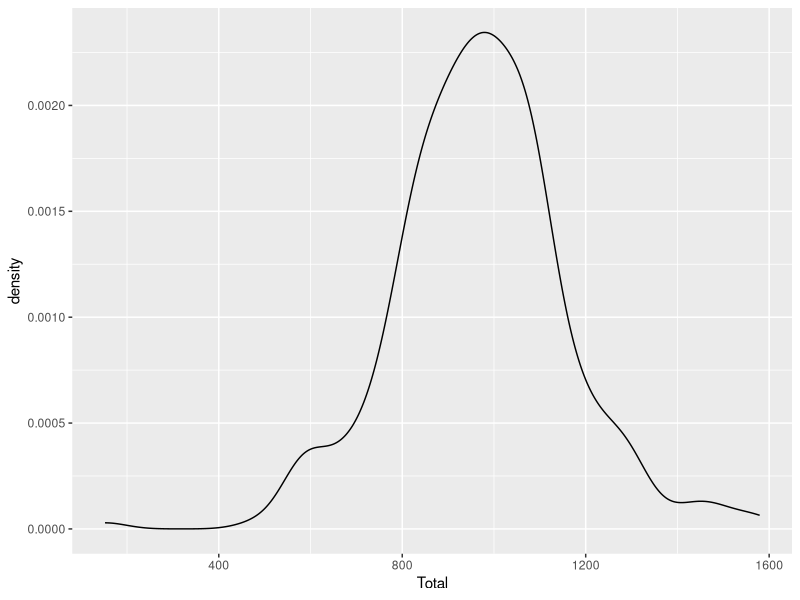
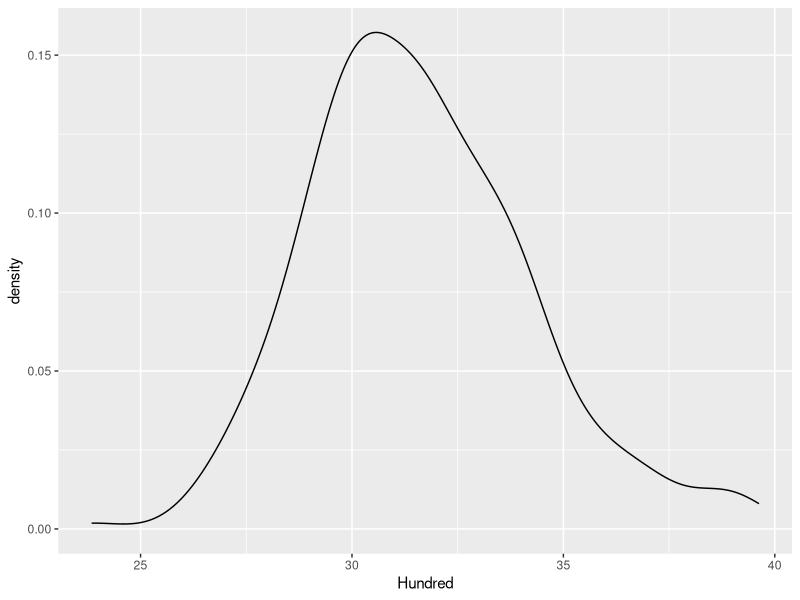
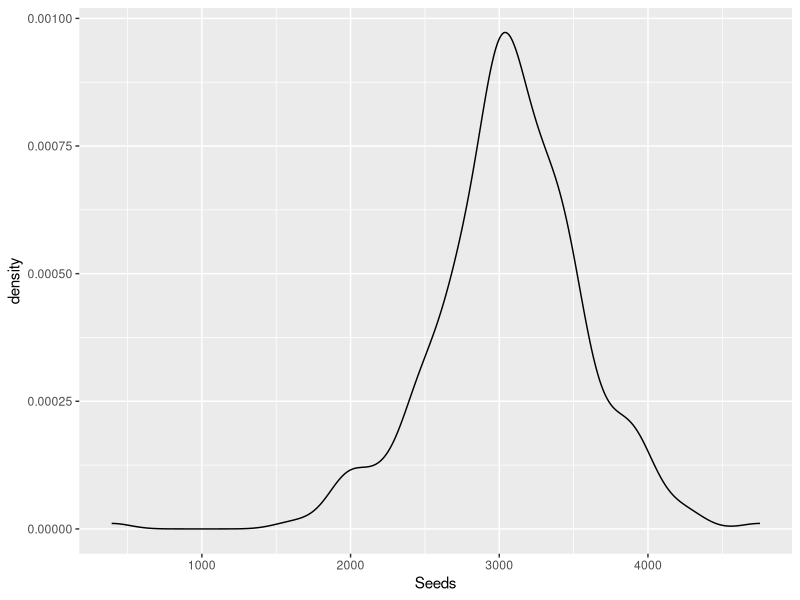
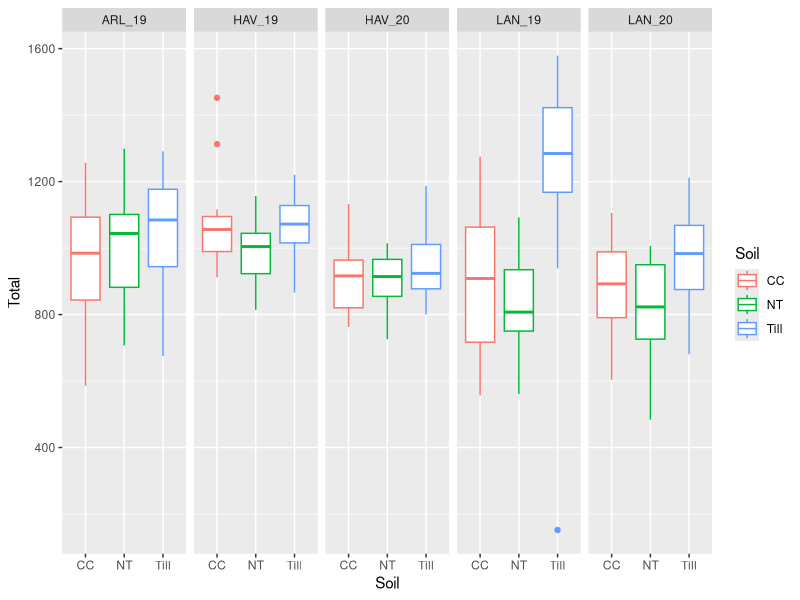
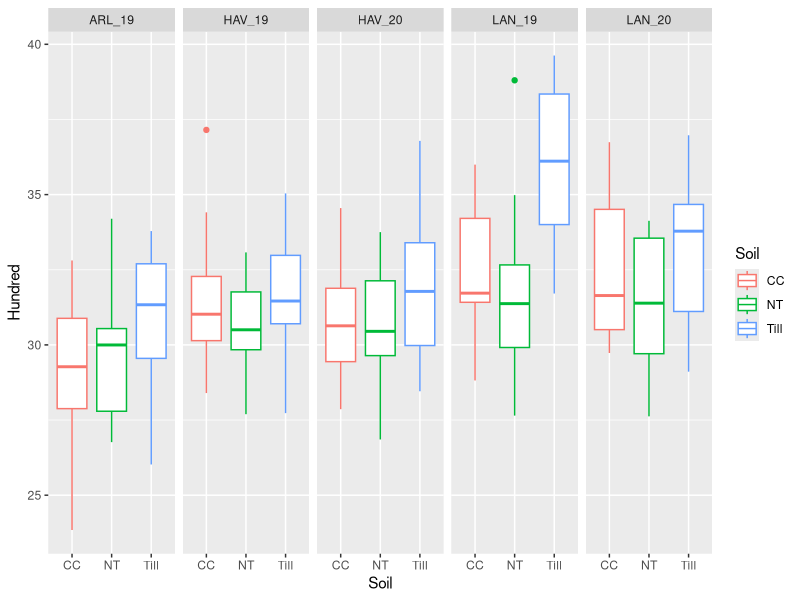
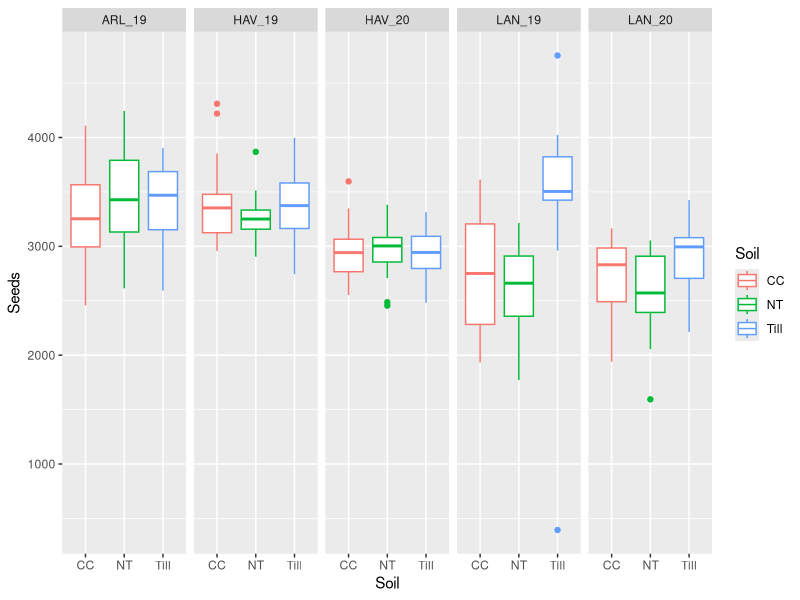
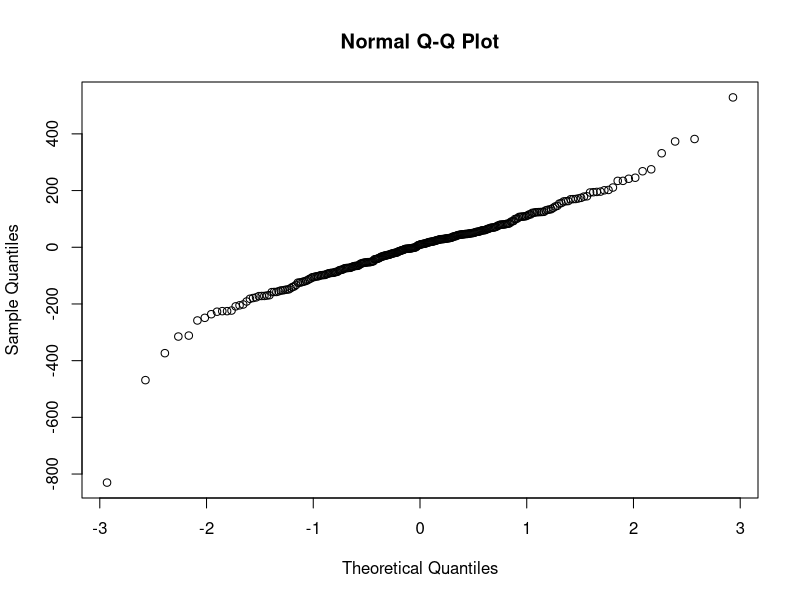
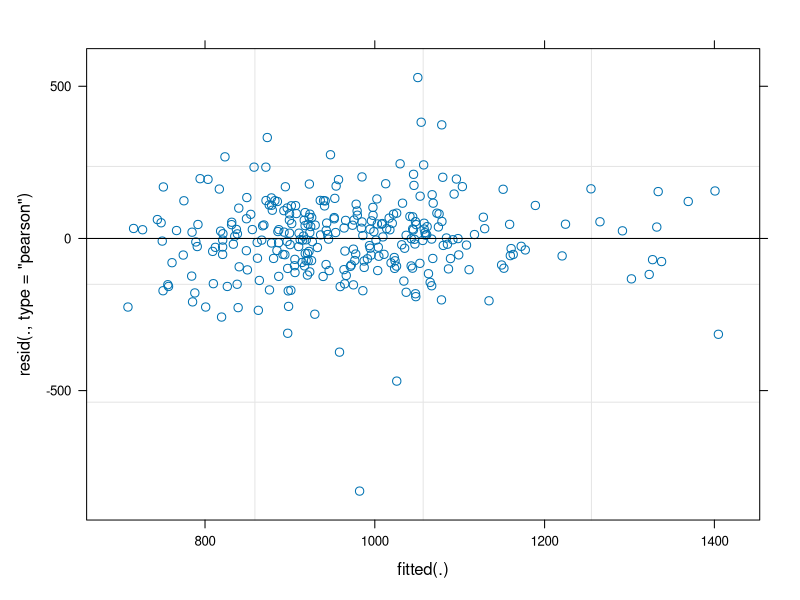

The R source for these figures, in order: (Note: this script raises an error after producing the figures.)
## ---- chunk 1
library(car)
library(ggplot2)
library(emmeans)
library(lme4)
library(lmerTest)
library(patchwork)
library(glmmTMB)
library(dplyr)
## ---- chunk 2
getwd()

Corn= read.csv(file="CornYieldComponents.csv")
Corn$Rep= factor(Corn$Rep)
Corn$Year= factor(Corn$Year)

Soybean= read.csv(file="SBYieldComponents.csv")
Soybean$Rep= factor(Soybean$Rep)
Soybean$Year= factor(Soybean$Year)

str(Soybean)
## ---- chunk 3
Corn1= Corn %>% 
  filter(Site_Yr != "ARL_20") %>%
  filter(!is.na(Total)) %>%
  filter(!is.na(Hundred)) %>%
  filter(!is.na(Seeds))

  
Corn_ARL20= Corn %>%
  filter(Site_Yr == "ARL_20") %>%
  filter(!is.na(Total)) %>%
  filter(!is.na(Hundred)) %>%
  filter(!is.na(Seeds))

Soybean1= Soybean %>%
  filter(!is.na(Total)) %>%
  filter(!is.na(Hundred)) %>%
  filter(!is.na(Seeds))
## ---- chunk 4
Corn1 %>% 
  ggplot(aes(x =Total)) +
  geom_density()

Corn1 %>% 
  ggplot(aes(x =Hundred)) +
  geom_density()

Corn1 %>% 
  ggplot(aes(x =Seeds)) +
  geom_density()
## ---- chunk 5
Corn1 %>%
  ggplot(aes(x = Soil, y = Total, color = Soil)) +
  geom_boxplot() +
  facet_grid(~ Site_Yr)

Corn1 %>%
  ggplot(aes(x = Soil, y = Hundred, color = Soil)) +
  geom_boxplot() +
  facet_grid(~ Site_Yr)

Corn1 %>%
  ggplot(aes(x = Soil, y = Seeds, color = Soil)) +
  geom_boxplot() +
  facet_grid(~ Site_Yr)
## ---- chunk 6
CNTotal= lmer(Total~Site_Yr*Soil*Herb+ (1|Site_Yr:Rep) , data=Corn1)
qqnorm(resid(CNTotal))
plot(CNTotal)
#normality is questionable, data looks a little skewed. Try transforming.

CNTotal1= lmer((Total^2)~Site_Yr*Soil*Herb+ (1|Site_Yr:Rep) , data=Corn1)
qqnorm(resid(CNTotal1))
plot(CNTotal1)
#slightly improved on normality maybe. I think I will leave it untransformed since transformation isn't fitting of data type.
## ---- chunk 7
anova(CNTotal)
#2-way interaction between SIte-year and soil. Site-year and soil management main effects also significant.
## ---- chunk 8
CNTotMeans= lsmeans(CNTotal, ~ Soil|Site_Yr, contr="pairwise", adjust="none", type= "response")
CLD1= CLD(CNTotMeans, alpha=0.05, Letters=letters, adjust="none", sort=TRUE, reversed=TRUE)
CLD1
## ---- chunk 9
CNTotal= ggplot(CLD1, aes(x=Soil , y=lsmean, label= .group))+
   geom_point(aes(),stat= "identity")+
   geom_text(nudge_y= 150, size = 8)+
  facet_grid(~Site_Yr)+
   geom_errorbar(aes(ymin= lower.CL, ymax= upper.CL), width= .3)+
  labs(title= "Corn Total Sample Mass", x= "Soil Management", y= "Total Sample Mass")

## ---- chunk 10
CNTotal
## ---- chunk 11
CNHundred= lmer(Hundred~Site_Yr*Soil*Herb+ (1|Site_Yr:Rep) , data=Corn1)
qqnorm(resid(CNHundred))
plot(CNHundred)
#Assumptions for normality and equal variance satisfactorily met. Proceed with ANOVA.
## ---- chunk 12
anova(CNHundred)
#2-way interaction between SIte-year and soil. Site-year and soil management main effects also significant.
## ---- chunk 13
CNHundredMeans= lsmeans(CNHundred, ~ Soil|Site_Yr, contr="pairwise", adjust="none", type= "response")
CLD2= CLD(CNHundredMeans, alpha=0.05, Letters=letters, adjust="none", sort=TRUE, reversed=TRUE)
CLD2
## ---- chunk 14
CNSeedDensity= ggplot(CLD2, aes(x=Soil , y=lsmean, label= .group))+
   geom_point(aes(),stat= "identity")+
   geom_text(nudge_y= 2, size = 8)+
  facet_grid(~Site_Yr)+
   geom_errorbar(aes(ymin= lower.CL, ymax= upper.CL), width= .3)+
  labs(title= "Corn Seed Density", x= "Soil Management", y= "100 Seed Weight")

## ---- chunk 15
CNSeedDensity
## ---- chunk 16
CNSeeds= lmer(Seeds~Site_Yr*Soil*Herb+ (1|Site_Yr:Rep) , data=Corn1)
qqnorm(resid(CNSeeds))
plot(CNSeeds)
#Normality assumption isn't amazing Proceed to transform

CNSeeds1= lmer((Seeds^2)~Site_Yr*Soil*Herb+ (1|Site_Yr:Rep) , data=Corn1)
qqnorm(resid(CNSeeds1))
plot(CNSeeds1)
#Assumption for normal distribution improved. This transformation doesn't really make sense for this data, so proceeded with first model.
## ---- chunk 17
anova(CNSeeds)
#2-way interaction between SIte-year and soil. Site-year and soil management main effects also significant.
## ---- chunk 18
CNSeedsMeans= lsmeans(CNSeeds, ~ Soil|Site_Yr, contr="pairwise", adjust="none", type= "response")
CLD3= CLD(CNSeedsMeans, alpha=0.05, Letters=letters, adjust="none", sort=TRUE, reversed=TRUE)
CLD3
## ---- chunk 19
CNSeeds= ggplot(CLD3, aes(x=Soil , y=lsmean, label= .group))+
   geom_point(aes(),stat= "identity")+
   geom_text(nudge_y= 400, size = 8)+
  facet_grid(~Site_Yr)+
   geom_errorbar(aes(ymin= lower.CL, ymax= upper.CL), width= .3)+
  labs(title= "Corn Seed Count", x= "Soil Management", y= "# of Seeds")
## ---- chunk 20
CNSeeds
## ---- chunk 21
ARL20CNTotal= lmer(Total~Soil*Herb+ (1|Rep) , data=Corn_ARL20)
qqnorm(resid(ARL20CNTotal))
plot(ARL20CNTotal)
#Assumptions satisfactory

ARL20CNHundred= lmer(Hundred~Soil*Herb+ (1|Rep) , data=Corn_ARL20)
qqnorm(resid(ARL20CNHundred))
plot(ARL20CNHundred)
#Assumptions for normality and equal variance met.

ARL20CNSeeds= lmer(Seeds~Soil*Herb+ (1|Rep) , data=Corn_ARL20)
qqnorm(resid(ARL20CNSeeds))
plot(ARL20CNSeeds)
#Assumptions satisfactory

## ---- chunk 22
anova(ARL20CNTotal)
#nothing significant

anova(ARL20CNHundred)
#nothing significant

anova(ARL20CNSeeds)
#nothing significant
## ---- chunk 23
CNTotal
CNSeedDensity
CNSeeds
## ---- chunk 24
str(Soybean)
## ---- chunk 25
Soybean1 %>% 
  ggplot(aes(x =Total)) +
  geom_density()

Soybean1 %>% 
  ggplot(aes(x =Hundred)) +
  geom_density()

Soybean %>% 
  ggplot(aes(x =Seeds)) +
  geom_density()
#skewed

Soybean %>% 
  ggplot(aes(x =Pods.Plant)) +
  geom_density()
#skewed

Soybean %>% 
  ggplot(aes(x =Seeds.Pod)) +
  geom_density()
#skewed
## ---- chunk 26
SBTotal= lmer(Total~Site_Yr*Soil*Herb+ (1|Site_Yr:Rep) , data=Soybean1)
qqnorm(resid(SBTotal))
plot(SBTotal)
#Based on visual assessment, assumptions for a normal distribution and equal variance appear to be met. Proceed with ANOVA

## ---- chunk 27
anova(SBTotal)
#Site-Year fixed effect significant
## ---- chunk 28
SBTotMeans= lsmeans(SBTotal, ~ Site_Yr, contr="pairwise", adjust="none", type= "response")
CLD4= CLD(SBTotMeans, alpha=0.05, Letters=letters, adjust="none", sort=TRUE, reversed=TRUE)
CLD4
## ---- chunk 29
SBTot= ggplot(CLD4, aes(x=Site_Yr , y=lsmean, label= .group))+
   geom_point(aes(),stat= "identity")+
   geom_text(nudge_y= 20, size = 8)+
   geom_errorbar(aes(ymin= lower.CL, ymax= upper.CL), width= .3)+
  labs(title= "Soybean Total sample Mass", x= "Site-Year", y= "Sample Mass (g)")
## ---- chunk 30
SBTot
## ---- chunk 31
SBHundred= lmer(Hundred~Site_Yr*Soil*Herb+ (1|Site_Yr:Rep) , data=Soybean1)
qqnorm(resid(SBHundred))
plot(SBHundred)
#Based on visual assessment, assumptions for a normal distribution and equal variance appear to be met. Proceed with ANOVA

## ---- chunk 32
anova(SBHundred)
#Site-year and soil management fixed effects significant
## ---- chunk 33
SBHundred_SoilMeans= lsmeans(SBHundred, ~ Soil, contr="pairwise", adjust="none", type= "response")
CLD5= CLD(SBHundred_SoilMeans, alpha=0.05, Letters=letters, adjust="none", sort=TRUE, reversed=TRUE)
CLD5

SBHundred_SiteMeans= lsmeans(SBHundred, ~ Site_Yr, contr="pairwise", adjust="none", type= "response")
CLD6= CLD(SBHundred_SiteMeans, alpha=0.05, Letters=letters, adjust="none", sort=TRUE, reversed=TRUE)
CLD6
## ---- chunk 34
SBDensitySoil=ggplot(CLD5, aes(x= Soil , y=lsmean, label= .group))+
   geom_point(aes(),stat= "identity")+
   geom_text(nudge_y= 0.5, size = 8)+
   geom_errorbar(aes(ymin= lower.CL, ymax= upper.CL), width= .3)+
  labs(title= "Soybean Seed density - Soil Management", x= "Soil Managment", y= "100 Seed Weight")

SBDensitySite= ggplot(CLD6, aes(x=Site_Yr , y=lsmean, label= .group))+
   geom_point(aes(),stat= "identity")+
   geom_text(nudge_y= 0.6, size = 8)+
   geom_errorbar(aes(ymin= lower.CL, ymax= upper.CL), width= .3)+
  labs(title= "Soybean Seed Density - Site-Year", x= "Site-Year", y= "100 Seed Weight")
## ---- chunk 35
SBDensitySoil

SBDensitySite
## ---- chunk 36
SBSeeds= lmer(Seeds~Site_Yr*Soil*Herb+ (1|Site_Yr:Rep) , data=Soybean)
qqnorm(resid(SBSeeds))
plot(SBSeeds)
#Look at transforming data. Not satisfied.

SBSeeds1= lmer(log(Seeds)~Site_Yr*Soil*Herb+ (1|Site_Yr:Rep) , data=Soybean)
qqnorm(resid(SBSeeds1))
plot(SBSeeds1)
#looks way better. Use this one

SBSeeds2= lmer((sqrt(Seeds))~Site_Yr*Soil*Herb+ (1|Site_Yr:Rep) , data=Soybean)
qqnorm(resid(SBSeeds2))
plot(SBSeeds2)
#looks slightly better
## ---- chunk 37
anova(SBSeeds1)
#3-way interaction between site-Year, soil management, and herbicide treatment. Site-Year fixed effect significant
## ---- chunk 38
SBSeeds_Means= lsmeans(SBSeeds1, ~ Soil*Herb|Site_Yr, contr="pairwise", adjust="none", type= "response")
CLD7= CLD(SBSeeds_Means, alpha=0.05, Letters=letters, adjust="none", sort=TRUE, reversed=TRUE)
CLD7
## ---- chunk 39
SBSeeds= ggplot(CLD7, aes(x= Herb, y= response, label= .group))+
   geom_point(aes(),stat= "identity")+
   geom_text(nudge_y= 250, size = 4)+
  facet_grid(Soil~Site_Yr)+
   geom_errorbar(aes(ymin= lower.CL, ymax= upper.CL), width= .3)+
  labs(title= "Soybean Seed Count", x= "Herbicide Treatment", y= "# of Seeds")
## ---- chunk 40
SBSeeds
## ---- chunk 41
SBPods_Plant= lmer(Pods.Plant~Site_Yr*Soil*Herb+ (1|Site_Yr:Rep) , data=Soybean)
qqnorm(resid(SBPods_Plant))
plot(SBPods_Plant)
#tranform!

SBPods_Plant1= lmer(sqrt(Pods.Plant)~Site_Yr*Soil*Herb+ (1|Site_Yr:Rep) , data=Soybean)
qqnorm(resid(SBPods_Plant1))
plot(SBPods_Plant1)

SBPods_Plant2= lmer(log(Pods.Plant)~Site_Yr*Soil*Herb+ (1|Site_Yr:Rep) , data=Soybean)
qqnorm(resid(SBPods_Plant2))
plot(SBPods_Plant2)
#went with this transformation
## ---- chunk 42
anova(SBPods_Plant2)
#Site-year fixed effect significant
## ---- chunk 43
SBPods_PlantMeans= lsmeans(SBPods_Plant2, ~ Site_Yr, contr="pairwise", adjust="none", type= "response")
CLD8= CLD(SBPods_PlantMeans, alpha=0.05, Letters=letters, adjust="none", sort=TRUE, reversed=TRUE)
CLD8
## ---- chunk 44
SBPods_Plant= ggplot(CLD8, aes(x=Site_Yr , y=response, label= .group))+
   geom_point(aes(),stat= "identity")+
   geom_text(nudge_y= 0.6, size = 8)+
   geom_errorbar(aes(ymin= lower.CL, ymax= upper.CL), width= .3)+
  labs(title= "Soybean Pods/Plant - Site-Year", x= "Site-Year", y= "# Pods/Plant")
## ---- chunk 45
SBPods_Plant
## ---- chunk 46
SBSeeds_Pod= lmer(Seeds.Pod~Site_Yr*Soil*Herb+ (1|Site_Yr:Rep) , data=Soybean)
qqnorm(resid(SBSeeds_Pod))
plot(SBSeeds_Pod)
#Assumption for normal distribution and equal variance met satisfactorily.
## ---- chunk 47
anova(SBSeeds_Pod)
#Site-Year:Soil management and Site-year:Herbicide 2-way interactions significant. Site-Year main effect also significant
## ---- chunk 48
SBSeeds_PodSoilMeans= lsmeans(SBSeeds_Pod, ~ Soil|Site_Yr, contr="pairwise", adjust="none", type= "response")
CLD9= CLD(SBSeeds_PodSoilMeans, alpha=0.05, Letters=letters, adjust="none", sort=TRUE, reversed=TRUE)
CLD9

SBSeeds_PodHerbMeans= lsmeans(SBSeeds_Pod, ~ Herb|Site_Yr, contr="pairwise", adjust="none", type= "response")
CLD10= CLD(SBSeeds_PodHerbMeans, alpha=0.05, Letters=letters, adjust="none", sort=TRUE, reversed=TRUE)
CLD10
## ---- chunk 49
SBSeeds_Pod_Soil= ggplot(CLD9, aes(x= Soil, y=lsmean, label= .group))+
  facet_grid(~Site_Yr)+
   geom_point(aes(),stat= "identity")+
   geom_text(nudge_y= 0.6, size = 8)+
   geom_errorbar(aes(ymin= lower.CL, ymax= upper.CL), width= .3)+
  labs(title= "Soybean Seeds/Pod - Soil Management", x= "Soil Management Practice", y= "# Seeds/Pod")
   
SBSeeds_Pod_Herb= ggplot(CLD10, aes(x= Herb, y=lsmean, label= .group))+
  facet_grid(~Site_Yr)+
   geom_point(aes(),stat= "identity")+
   geom_text(nudge_y= 0.6, size = 8)+
   geom_errorbar(aes(ymin= lower.CL, ymax= upper.CL), width= .3)+
  labs(title= "Soybean Seeds/Pod - Herbicide Treatment", x= "Herbicide Treatment", y= "# Seeds/Pod")
## ---- chunk 50
SBSeeds_Pod_Soil

SBSeeds_Pod_Herb
## ---- chunk 51
SBTot
SBDensitySoil
SBDensitySite
SBSeeds
SBPods_Plant
SBSeeds_Pod_Soil
SBSeeds_Pod_Herb
